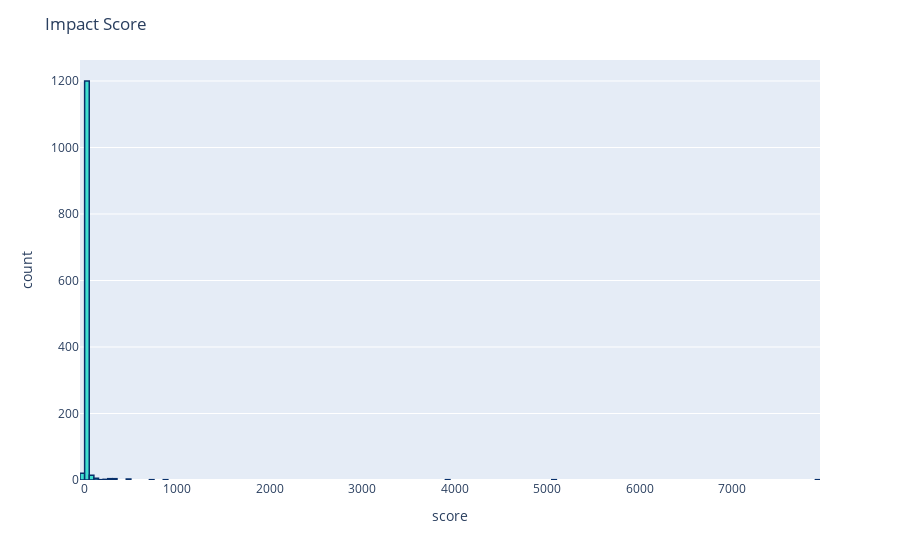

The cell this chart's notebook holds for it:
### Code cell
# Visualize Impact Scores
fig = px.histogram(df, x="score")
fig.update_traces(marker_color="turquoise",marker_line_color='rgb(8,48,107)',
                  marker_line_width=1.5)
fig.update_layout(title_text='Impact Score')
fig.show()

### Figure 1 — Plotly figure (JSON) as saved in the notebook; plotly's stock layout.template omitted (floating-point values rounded to 4 significant figures; data arrays with more than 128 entries replaced by an {"elided": "..."} marker saying what was removed)
{"data": [{"alignmentgroup": "True", "bingroup": "x", "hovertemplate": "score=%{x}<br>count=%{y}<extra></extra>", "legendgroup": "", "marker": {"color": "turquoise", "line": {"color": "rgb(8,48,107)", "width": 1.5}}, "name": "", "offsetgroup": "", "orientation": "v", "showlegend": false, "type": "histogram", "x": {"elided": "1258 int values"}, "xaxis": "x", "yaxis": "y"}], "layout": {"barmode": "relative", "legend": {"tracegroupgap": 0}, "margin": {"t": 60}, "title": {"text": "Impact Score"}, "xaxis": {"anchor": "y", "domain": [0, 1], "title": {"text": "score"}}, "yaxis": {"anchor": "x", "domain": [0, 1], "title": {"text": "count"}}}}
